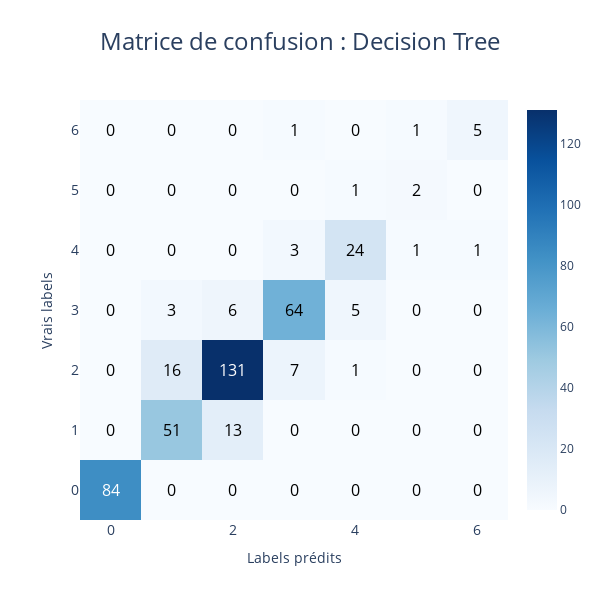

This figure's notebook cell:
### Markdown cell above
# **1. Modèles simples**

## **A. Decision Tree**

### Code cell
%%time
dtc = DecisionTreeClassifier(criterion='gini', max_depth=20)
dtc.fit(X_train, y_train)
dtc_pred = dtc.predict(X_test)

co2.viz.plot_confusion_matrix(y_test, dtc_pred, classes=dtc.classes_, title=': Decision Tree', save=True, format='png')
co2.styles.display_classification_report(y_test, dtc_pred)

co2.data.save_model(dtc)

### Figure 1 — Plotly figure (JSON) as saved in the notebook; plotly's stock layout.template omitted (floating-point values rounded to 4 significant figures)
{"data": [{"colorscale": [[0, "rgb(247,251,255)"], [0.125, "rgb(222,235,247)"], [0.25, "rgb(198,219,239)"], [0.375, "rgb(158,202,225)"], [0.5, "rgb(107,174,214)"], [0.625, "rgb(66,146,198)"], [0.75, "rgb(33,113,181)"], [0.875, "rgb(8,81,156)"], [1, "rgb(8,48,107)"]], "type": "heatmap", "x": [0, 1, 2, 3, 4, 5, 6], "y": [0, 1, 2, 3, 4, 5, 6], "z": [[84, 0, 0, 0, 0, 0, 0], [0, 51, 13, 0, 0, 0, 0], [0, 16, 131, 7, 1, 0, 0], [0, 3, 6, 64, 5, 0, 0], [0, 0, 0, 3, 24, 1, 1], [0, 0, 0, 0, 1, 2, 0], [0, 0, 0, 1, 0, 1, 5]]}], "layout": {"annotations": [{"font": {"color": "white", "size": 16}, "showarrow": false, "text": "84", "x": 0, "y": 0}, {"font": {"color": "black", "size": 16}, "showarrow": false, "text": "0", "x": 1, "y": 0}, {"font": {"color": "black", "size": 16}, "showarrow": false, "text": "0", "x": 2, "y": 0}, {"font": {"color": "black", "size": 16}, "showarrow": false, "text": "0", "x": 3, "y": 0}, {"font": {"color": "black", "size": 16}, "showarrow": false, "text": "0", "x": 4, "y": 0}, {"font": {"color": "black", "size": 16}, "showarrow": false, "text": "0", "x": 5, "y": 0}, {"font": {"color": "black", "size": 16}, "showarrow": false, "text": "0", "x": 6, "y": 0}, {"font": {"color": "black", "size": 16}, "showarrow": false, "text": "0", "x": 0, "y": 1}, {"font": {"color": "black", "size": 16}, "showarrow": false, "text": "51", "x": 1, "y": 1}, {"font": {"color": "black", "size": 16}, "showarrow": false, "text": "13", "x": 2, "y": 1}, {"font": {"color": "black", "size": 16}, "showarrow": false, "text": "0", "x": 3, "y": 1}, {"font": {"color": "black", "size": 16}, "showarrow": false, "text": "0", "x": 4, "y": 1}, {"font": {"color": "black", "size": 16}, "showarrow": false, "text": "0", "x": 5, "y": 1}, {"font": {"color": "black", "size": 16}, "showarrow": false, "text": "0", "x": 6, "y": 1}, {"font": {"color": "black", "size": 16}, "showarrow": false, "text": "0", "x": 0, "y": 2}, {"font": {"color": "black", "size": 16}, "showarrow": false, "text": "16", "x": 1, "y": 2}, {"font": {"color": "white", "size": 16}, "showarrow": false, "text": "131", "x": 2, "y": 2}, {"font": {"color": "black", "size": 16}, "showarrow": false, "text": "7", "x": 3, "y": 2}, {"font": {"color": "black", "size": 16}, "showarrow": false, "text": "1", "x": 4, "y": 2}, {"font": {"color": "black", "size": 16}, "showarrow": false, "text": "0", "x": 5, "y": 2}, {"font": {"color": "black", "size": 16}, "showarrow": false, "text": "0", "x": 6, "y": 2}, {"font": {"color": "black", "size": 16}, "showarrow": false, "text": "0", "x": 0, "y": 3}, {"font": {"color": "black", "size": 16}, "showarrow": false, "text": "3", "x": 1, "y": 3}, {"font": {"color": "black", "size": 16}, "showarrow": false, "text": "6", "x": 2, "y": 3}, {"font": {"color": "black", "size": 16}, "showarrow": false, "text": "64", "x": 3, "y": 3}, {"font": {"color": "black", "size": 16}, "showarrow": false, "text": "5", "x": 4, "y": 3}, {"font": {"color": "black", "size": 16}, "showarrow": false, "text": "0", "x": 5, "y": 3}, {"font": {"color": "black", "size": 16}, "showarrow": false, "text": "0", "x": 6, "y": 3}, {"font": {"color": "black", "size": 16}, "showarrow": false, "text": "0", "x": 0, "y": 4}, {"font": {"color": "black", "size": 16}, "showarrow": false, "text": "0", "x": 1, "y": 4}, {"font": {"color": "black", "size": 16}, "showarrow": false, "text": "0", "x": 2, "y": 4}, {"font": {"color": "black", "size": 16}, "showarrow": false, "text": "3", "x": 3, "y": 4}, {"font": {"color": "black", "size": 16}, "showarrow": false, "text": "24", "x": 4, "y": 4}, {"font": {"color": "black", "size": 16}, "showarrow": false, "text": "1", "x": 5, "y": 4}, {"font": {"color": "black", "size": 16}, "showarrow": false, "text": "1", "x": 6, "y": 4}, {"font": {"color": "black", "size": 16}, "showarrow": false, "text": "0", "x": 0, "y": 5}, {"font": {"color": "black", "size": 16}, "showarrow": false, "text": "0", "x": 1, "y": 5}, {"font": {"color": "black", "size": 16}, "showarrow": false, "text": "0", "x": 2, "y": 5}, {"font": {"color": "black", "size": 16}, "showarrow": false, "text": "0", "x": 3, "y": 5}, {"font": {"color": "black", "size": 16}, "showarrow": false, "text": "1", "x": 4, "y": 5}, {"font": {"color": "black", "size": 16}, "showarrow": false, "text": "2", "x": 5, "y": 5}, {"font": {"color": "black", "size": 16}, "showarrow": false, "text": "0", "x": 6, "y": 5}, {"font": {"color": "black", "size": 16}, "showarrow": false, "text": "0", "x": 0, "y": 6}, {"font": {"color": "black", "size": 16}, "showarrow": false, "text": "0", "x": 1, "y": 6}, {"font": {"color": "black", "size": 16}, "showarrow": false, "text": "0", "x": 2, "y": 6}, {"font": {"color": "black", "size": 16}, "showarrow": false, "text": "1", "x": 3, "y": 6}, {"font": {"color": "black", "size": 16}, "showarrow": false, "text": "0", "x": 4, "y": 6}, {"font": {"color": "black", "size": 16}, "showarrow": false, "text": "1", "x": 5, "y": 6}, {"font": {"color": "black", "size": 16}, "showarrow": false, "text": "5", "x": 6, "y": 6}], "autosize": false, "height": 600, "title": {"font": {"size": 24}, "text": "Matrice de confusion : Decision Tree", "x": 0.5}, "width": 600, "xaxis": {"tickfont": {"size": 14}, "title": {"text": "Labels prédits"}}, "yaxis": {"tickfont": {"size": 14}, "title": {"text": "Vrais labels"}}}}
